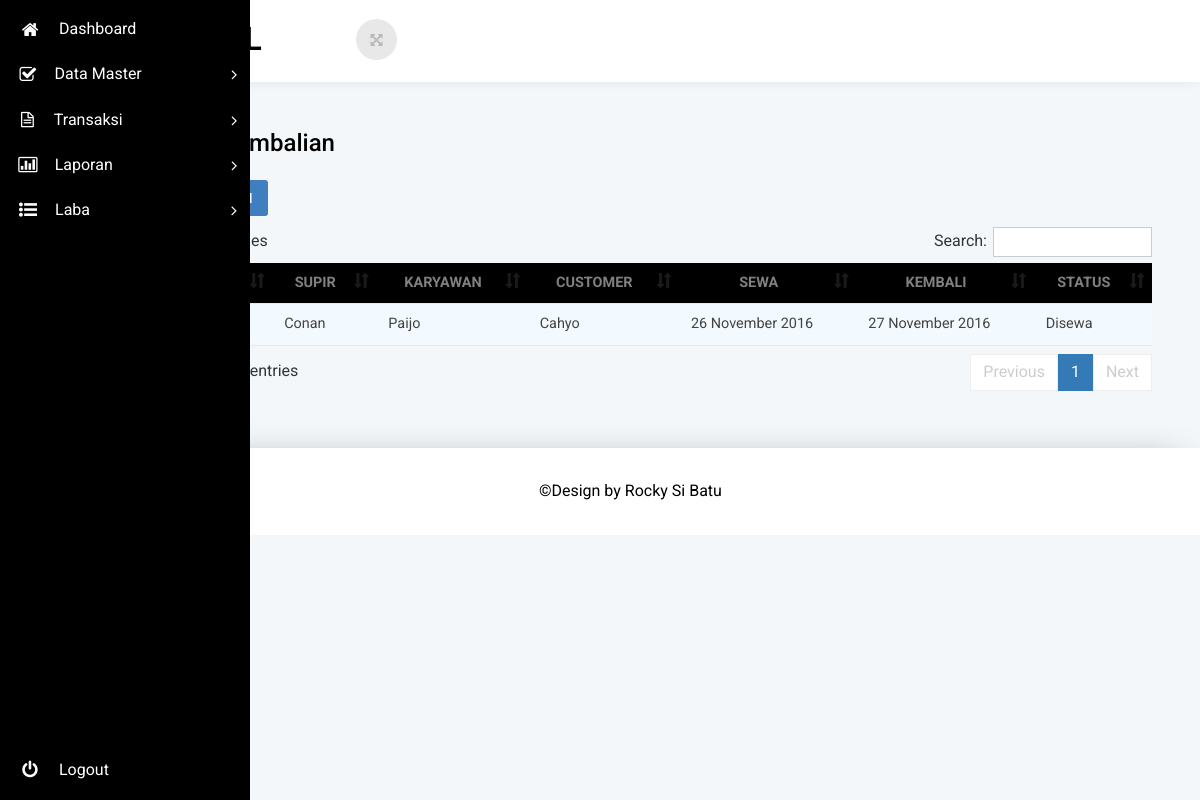
The app's page /dashboard.php?halaman=daftar-rekap (signed in) with its own data.
### tables this page shows
CREATE TABLE `transaksi` (
  `id_transaksi` int(11) NOT NULL,
  `id_mobil` int(11) NOT NULL,
  `id_supir` int(11) NOT NULL,
  `id_karyawan` int(11) NOT NULL,
  `id_customer` int(11) NOT NULL,
  `tgl_sewa_mobil` date NOT NULL,
  `tgl_kembali_mobil` date NOT NULL,
  `total_harga_transaksi` varchar(50) NOT NULL,
  `status_mobil` varchar(50) NOT NULL
);

CREATE TABLE `supir` (
  `id_supir` int(11) NOT NULL,
  `id_rental` int(11) NOT NULL,
  `foto_supir` varchar(150) NOT NULL,
  `nama_supir` varchar(150) NOT NULL,
  `jenis_kelamin_supir` varchar(150) NOT NULL,
  `umur_supir` int(11) NOT NULL,
  `alamat_supir` varchar(150) NOT NULL,
  `no_hp_supir` varchar(15) NOT NULL,
  `status_supir` varchar(25) NOT NULL,
  `harga_supir` varchar(20) NOT NULL
);

CREATE TABLE `karyawan` (
  `id_karyawan` int(11) NOT NULL,
  `id_rental` int(11) NOT NULL,
  `foto_karyawan` varchar(150) NOT NULL,
  `nama_karyawan` varchar(150) NOT NULL,
  `jenis_kelamin_karyawan` varchar(25) NOT NULL,
  `alamat_karyawan` varchar(150) NOT NULL,
  `no_hp_karyawan` varchar(15) NOT NULL
);

CREATE TABLE `customer` (
  `id_customer` int(11) NOT NULL,
  `nama_customer` varchar(150) NOT NULL,
  `jenis_kelamin_customer` varchar(150) NOT NULL,
  `umur_customer` int(11) NOT NULL,
  `alamat_customer` varchar(150) NOT NULL,
  `no_hp_customer` varchar(15) NOT NULL,
  `no_ktp_customer` varchar(20) NOT NULL
);

### halaman/daftar-rekap.php (the view, shortened to what this page needs)
<?php
function TanggalIndo($date){
  $BulanIndo = array("Januari", "Februari", "Maret", "April", "Mei", "Juni", "Juli", "Agustus", "September", "Oktober", "November", "Desember");
  $tahun = substr($date, 0, 4);
  $bulan = substr($date, 5, 2);
  $tgl   = substr($date, 8, 2);
  $result = $tgl . " " . $BulanIndo[(int)$bulan-1] . " ". $tahun;
  return($result);
}
?>
<link rel="stylesheet" type="text/css" href="css/table-style.css" />
<link rel="stylesheet" type="text/css" href="css/basictable.css" />
      <div class="agile-grids">
        <div class="agile-tables">
          <h3>Daftar Pengembalian</h3>
          <a style="margin-bottom:1%;" href="" data-toggle="modal" data-target="#myModal" class="btn btn-biru"><i class="btn-icon-only/ icon-print"> </i>Print Bulanan</a>
          <table width="100%" id="example1" class="two-axis">
          <thead>
            <tr>
              <th width="3%" style="text-align:center;">ID</th>
              <th style="text-align:center;">Mobil</th>
              <th style="text-align:center;">Supir</th>
              <th style="text-align:center;">Karyawan</th>
              <th style="text-align:center;">Customer</th>
              <th style="text-align:center;">Sewa</th>
              <th style="text-align:center;">Kembali</th>
              <th style="text-align:center;">Status</th>
            </tr>
          </thead>
          <tbody>
          <?php
            $query = mysql_query("SELECT id_transaksi,id_supir,transaksi.status_mobil,mobil.type_mobil,karyawan.nama_karyawan,customer.nama_customer,tgl_sewa_mobil,tgl_kembali_mobil,total_harga_transaksi from transaksi INNER JOIN mobil ON mobil.id_mobil = transaksi.id_mobil INNER JOIN karyawan ON karyawan.id_karyawan=transaksi.id_karyawan INNER JOIN customer ON customer.id_customer=transaksi.id_customer");
            while ($data=mysql_fetch_array($query)) {
              $supir=$data['id_supir'];
              $o=mysql_query("SELECT nama_supir FROM supir WHERE id_supir='$supir'");
              $b=mysql_fetch_assoc($o);
          ?>
            <tr>
            <td><?php echo $data['id_transaksi'] ?></td>
            <td><?php echo $data['type_mobil'] ?></td>
            <td><?php echo $b['nama_supir'] ?></td>
            <td><?php echo $data['nama_karyawan'] ?></td>
            <td><?php echo $data['nama_customer'] ?></td>
            <td><?php echo TanggalIndo($data['tgl_sewa_mobil']) ?></td>
            <td><?php echo TanggalIndo($data['tgl_kembali_mobil']) ?></td>
            <td><?php echo $data['status_mobil'] ?></td>
            </tr>
          <?php
          }
          ?>
          </tbody>
          </table>
        </div>
      </div>
<link rel="stylesheet" href="asset_datatable/datatables/dataTables.bootstrap.css">

### css/table-style.css (style rules this page uses)
table { background: white; border-collapse: collapse; margin: 1.25em 0 0; width: 100%; }
table tr, table th, table td { border: none; border-bottom: 1px solid #e8e8e8; font-size: .95em; }
table th, table td { padding: 10px 12px; text-align: left; }
table th { background: black; color: grey; text-transform: uppercase; }
table tr td { background: #f3faff; color: #424242; }
table.two-axis tr td:first-of-type { background: #e7f4fd; }
table { width: 100%; }

### records on screen
transaksi: id_supir.nama_supir "Conan", id_karyawan.nama_karyawan "Paijo", id_customer.nama_customer "Cahyo", tgl_sewa_mobil "26 November 2016", tgl_kembali_mobil "27 November 2016", status_mobil "Disewa"
